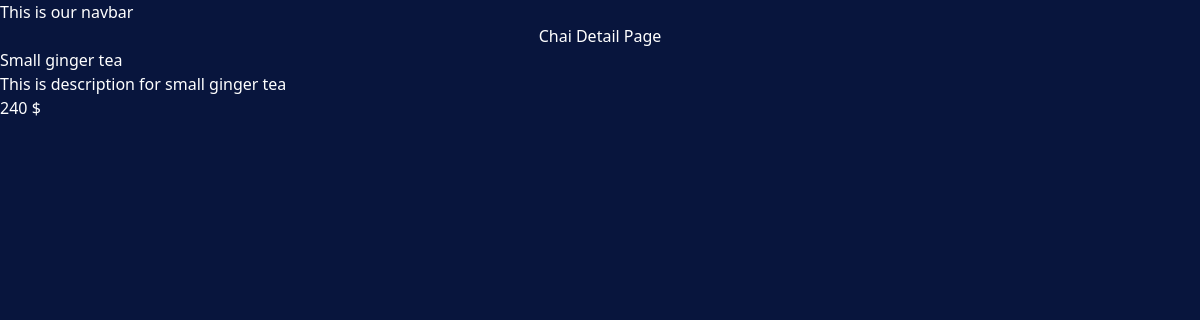
Page /chai/1/ on the committed database.
### chai/models.py (models this page shows, shortened)
class ChaiTypes(models.Model):
    CHAI_TYPE_CHOICE =[
        ('ML','MASALA'),
        ('GR','GINGER'),
        ('KL','KIWI'),
        ('PL','PLAIN')
    ]
    name = models.CharField(max_length=100)
    image = models.ImageField(upload_to='chais/')
    date_added = models.DateTimeField(default=timezone.now)
    type = models.CharField(max_length=2, choices=CHAI_TYPE_CHOICE)
    description = models.TextField(default='')
    price = models.CharField(max_length=3,default="100")

### chai/views.py (the view)
# urls.py: path('<int:chai_id>/',views.chai_detail,name='chai_detail'),
def chai_detail(request,chai_id) :
    chai = get_object_or_404(ChaiTypes,pk=chai_id)
    return render(request,'chai/chai_detail.html',{'chai':chai})

### chai/templates/chai/chai_detail.html (shortened to what this page needs)
{% extends 'layout.html' %}
{% block content %}
<h1>Chai Detail Page</h1>
<h3>{{chai.name}}</h3>
<p>{{chai.description}}</p>
<h3>{{chai.price}} $</h3>
{% endblock  %}

### static/style.css (style rules this page uses)
body { background-color:#08153d; color:#FFFFFF; }
h1 { text-align:center; font-size:2em }

### rows in the picture
ChaiTypes: name "Small ginger tea", description "This is description for small ginger tea", price "240"
